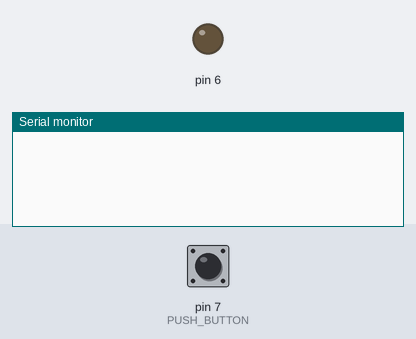
Bench run of a sketch on a simulated Arduino Uno, built with avr-gcc and run on an emulated ATmega328P. On the bench: output pins drawn as LEDs (lit = HIGH), the last lines printed to the serial monitor. The inputs (shaded band) are chosen by the test bench; at power-on: pin 7 (PUSH_BUTTON) LOW.

Above: at 0.8 s.
0.9 s: pin 7 (PUSH_BUTTON) pulled HIGH for 0.15 s
At 1.03 s:
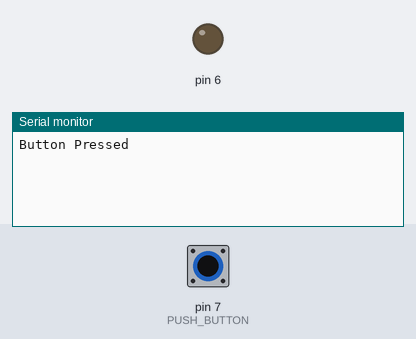
At 2.4 s:
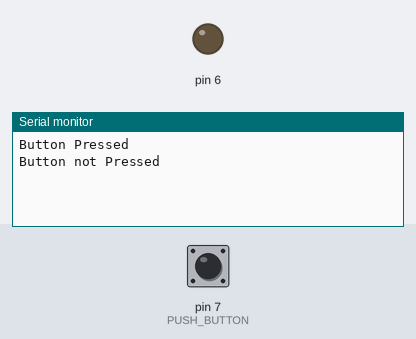

Measured:
- after the input at 0.9 s, the serial monitor: prints a new line at once (image 1)

The sketch:

finalProject.ino
```cpp
#include <avr/io.h>
#include "project.h"
#include "dio.h"
#include <string.h>

int main(void){

  #define BAUD 9600 //defining the BAUD rate globally

  const int PUSH_BUTTON = 7; //push button at digital pin 7

  DIO_init();

  char button_onText[15] = "Button Pressed\n"; //char array for button on text
  char button_offText[19] = "Button not Pressed\n"; //char array for button off text
  char led_on[10] = "Led is on\n"; //char array for LED on text
  char led_off[11] = "Led is off\n"; //char array for LED off text
  char compare_onCmd[] = "led_on"; //char array for comparison for LED on
  char compare_offCmd[] = "led_off"; //char array for comparison for LED off
  char receive_string[25]; //empty string to store received characters
  int counter = 0; //counter for measuring length of string
  char received; //empty char variable to receive from the serial monitor input

  uart_init(BAUD); //initialize the BAUDRate setup

  int prevButton_state = digitalRead(PUSH_BUTTON); //put the previous state in a variable, used to read the rising edge signal of a button

  while(1){ //loop for running system
    if((UCSR0A)&(1<<RXC0)){//only enter if there is a bit to receive
      received = uart_receive();//store the received bit in a variable
      if(received != '\n'){//if the received bit isn't a new line, meaning not the end of the command as after the command is typed, enter is pressed
        receive_string[counter++] = received;//place the received bit into the string in position (counter) which starts at 0 and increments each time a char is added to the string
      }else{//once the received character is a newline, enter the comparison branch
        if( counter == 6 && strncmp(receive_string,compare_onCmd,6)==0 ){//if length of string is 6 and the comparison between string and led_on string is true
          uart_transmit_array("LED turned on\n",14);//transmit to the serial monitor that the led turned on
          DIO_SetPinState('d',6,'h'); //
        }
        else if( counter == 7 && strncmp(receive_string,compare_offCmd,7)==0){//if the length of the string is 7 and the comparison between string and led_off is true
          uart_transmit_array("LED turned off\n",15);//transmit to the serial monitor that the led turned off
          DIO_SetPinState('d',6,'l');
        }else{
          uart_transmit_array("Incorrect command\n",18); //if command is not led_on or led_off, transmit incorrect command for clarity
        }
        counter = 0; //reset the counter for checking the word length after finishing the loop
        memset(receive_string,' ',sizeof(receive_string));
      }


    }

    int Button_state = (digitalRead(PUSH_BUTTON)); //read button state (HAVE TO CHANGE IT)

    if(Button_state == HIGH && Button_state != prevButton_state){ //check for rising edge signal of the button click for turning on
      uart_transmit_array(button_onText,15); //transmit to the serial monitor button on text
    }else if (Button_state == LOW && Button_state != prevButton_state){  //check for falling edge signal of the button click for turning off
      uart_transmit_array(button_offText,19); //transmit to the serial monitor button off text
    }

    prevButton_state  = Button_state; //setting new previous button state for rising/falling edge detection
  }
  return 0;
}
```

project.h
```cpp
//function declarations

void uart_SetBaudRate(int BRate);
void uart_init(int BRate);
void uart_transmit(unsigned char data);
unsigned char uart_receive(void);
int uart_receive_ready(void);
void uart_transmit_array(char* data, int size);
```

project.ino
```cpp
#include <avr/io.h>

void uart_SetBaudRate(int BRate){
  int ubrr = ((F_CPU)/(BRate*16UL)-1);  //function to change baudrate, = 103
  UBRR0H = (ubrr>>8);               //set the high baudrate
  UBRR0L = ubrr;                    //set the low baudrate
}

void uart_init(int BRate){
  uart_SetBaudRate(BRate); //run the previous BaudRate setup function
  UCSR0B |= (1<<TXEN0)|(1<<RXEN0);  //enable the transmitter and receiver
  UCSR0C |= (1<<UCSZ01)|(1<<UCSZ00);//set format to 8-bit
}

void uart_transmit(unsigned char data){
  int udr_empty; //initialize the udr empty boolean-like variable
  do{
    udr_empty = (UCSR0A & (1<<UDRE0)) != 0; //check the data buffer if empty or not
  }while(!udr_empty); //loop if data buffer is full

  UDR0 = data; //send the data to the data bus
}

void uart_transmit_array(char* data, int size){ //parameters are character array(string) and length of array to be able to loop on it
  for(int i = 0; i < size; i++){ //for loop
    while(!(UCSR0A & (1<<UDRE0))); //while loop to wait for the character to be received before sending another one
    UDR0 = (int) data[i]; //sending the character bit
  }
}

unsigned char uart_receive(void){
  if(!uart_receive_ready()){
    return;
  }else {
    return UDR0;
  }
}

int uart_receive_ready(void){
  int flag = ((UCSR0A)&(1<<RXC0)) != 0; //checks the 7th bit of the register which means the received completed successfully
  return flag;
}
```

dio.h
```cpp
void DIO_SetPinState(unsigned char port, int pin, unsigned char state);
void DIO_SetPinDirection(unsigned char port, int pin, unsigned char direction);
void DIO_init();
```

dio.ino
```cpp
#include <stdio.h>
#include <util/delay.h>

void DIO_init(){
  DIO_SetPinDirection('d',7,'i');

  DIO_SetPinDirection('d',6,'o');
}

void DIO_SetPinDirection(unsigned char port, int pin, unsigned char direction){ //function to set wether the pin is an input or output in
  if(port == 'd' & pin <= 7 & pin >= 0){ //make sure the bit is in register port D and from 0 to 7
    if (direction == 'o'){ //if output
      DDRD |= (1<<pin); //then shift 1 to the position of the bit and OR it with the register to preserve the other bits
    }else if(direction == 'i'){ //if input
      DDRD &= ~(1<<pin); //then shift the opposite of 1, a zero, to the position of the bit and and it with the register to preserve the other bits
    }
  }
}

void DIO_SetPinState(unsigned char port, int pin, unsigned char state){ //function to set the pinstate of the bits
  if(port == 'd' & pin <= 7 & pin >= 0){ //make sure the bit is in register port D and from 0 to 7
    if(state == 'h'){ //if state to set it equal to high
      PORTD |= (1<<pin); //then shift one to the PORTD to turn on the bit
    }else if(state == 'l'){ //if low
      PORTD &= ~(1<<pin); //then shift the zero bit to the position of the bit to turn off and AND it.
    }
  }
}
```
